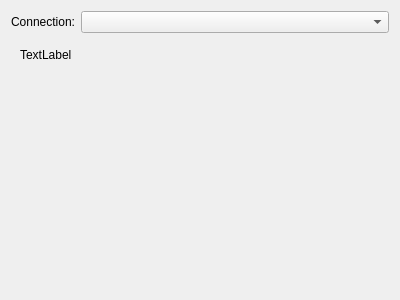
<?xml version="1.0" encoding="UTF-8"?>
<ui version="4.0">
 <class>Results</class>
 <widget class="QWidget" name="Results">
  <property name="geometry">
   <rect>
    <x>0</x>
    <y>0</y>
    <width>400</width>
    <height>300</height>
   </rect>
  </property>
  <layout class="QGridLayout" name="gridLayout">
   <item row="0" column="0">
    <widget class="QLabel" name="label">
     <property name="text">
      <string>Connection:</string>
     </property>
    </widget>
   </item>
   <item row="0" column="1">
    <widget class="KComboBox" name="connection">
     <property name="sizePolicy">
      <sizepolicy hsizetype="Expanding" vsizetype="Fixed">
       <horstretch>0</horstretch>
       <verstretch>0</verstretch>
      </sizepolicy>
     </property>
    </widget>
   </item>
   <item row="1" column="0" colspan="2">
    <widget class="QStackedWidget" name="stackedWidget">
     <property name="currentIndex">
      <number>1</number>
     </property>
     <widget class="QWidget" name="resultsPage">
      <layout class="QVBoxLayout" name="verticalLayout">
       <item>
        <widget class="QLabel" name="durationLabel">
         <property name="text">
          <string>TextLabel</string>
         </property>
        </widget>
       </item>
       <item>
        <widget class="QTableView" name="table"/>
       </item>
      </layout>
     </widget>
     <widget class="QWidget" name="messagePage">
      <layout class="QHBoxLayout" name="horizontalLayout">
       <item>
        <widget class="QLabel" name="messageLabel">
         <property name="text">
          <string>TextLabel</string>
         </property>
         <property name="alignment">
          <set>Qt::AlignLeading|Qt::AlignLeft|Qt::AlignTop</set>
         </property>
         <property name="wordWrap">
          <bool>true</bool>
         </property>
        </widget>
       </item>
      </layout>
     </widget>
    </widget>
   </item>
  </layout>
 </widget>
 <customwidgets>
  <customwidget>
   <class>KComboBox</class>
   <extends>QComboBox</extends>
   <header>kcombobox.h</header>
  </customwidget>
 </customwidgets>
 <resources/>
 <connections/>
</ui>
